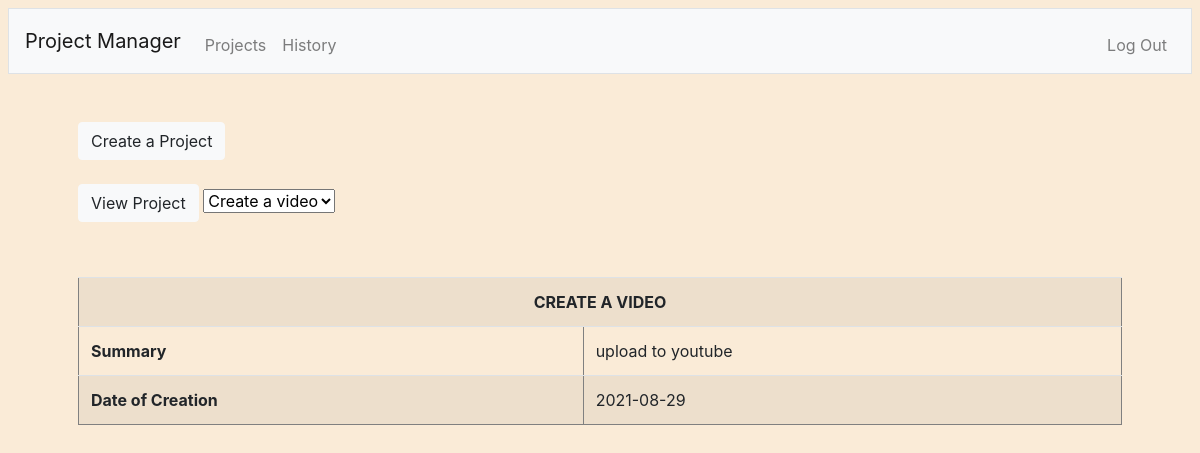
The page / (signed in) on the database its author committed.
### tables this page shows
CREATE TABLE 'projects' ('id' integer PRIMARY KEY AUTOINCREMENT NOT NULL,'title' text, 'summary' text, 'todo_list' text, 'permission_1' text DEFAULT NULL, 'permission_2' text DEFAULT NULL, 'date' date DEFAULT CURRENT_DATE, 'creator_id' text);

### app.py (the view)
@app.route("/", methods=["GET", "POST"])
@login_required
def projects():
    if request.method == "POST":
        if request.form.get("add"):
            return render_template("editor.html")
        elif request.form.get("edit"):
            projects = db.execute("SELECT * FROM projects WHERE title = ?", request.form.get("title"))
            if not projects:
                return apology("Create a project first")
            return render_template("editor2.html", project=projects)
    else:
        current_user = db.execute("SELECT username FROM users WHERE id = ?", session["user_id"])
        projects = db.execute("SELECT * FROM projects WHERE creator_id = ? OR permission_1 = ? OR permission_2 = ? ORDER BY date DESC", session["user_id"], current_user[0]['username'], current_user[0]['username'])
        return render_template("projects.html", projects=projects)

### app.py (called while the page is built)
@app.after_request
def after_request(response):
    response.headers["Cache-Control"] = "no-cache, no-store, must-revalidate"
    response.headers["Expires"] = 0
    response.headers["Pragma"] = "no-cache"
    return response

### helpers.py (called while the page is built)
def login_required(f):
    @wraps(f)
    def decorated_function(*args, **kwargs):
        if session.get("user_id") is None:
            return redirect("/login")
        return f(*args, **kwargs)
    return decorated_function

### templates/projects.html (shortened to what this page needs)
{% extends "layout.html" %}
{% block main %}
        <form action="/" method="post">
            <button type="submit" class="btn btn-light" name="add" value="add">Create a Project</button>
            <br><br>
            <button type="submit" class="btn btn-light" name="edit" value="edit">View Project</button>
            <select name="title" class="form-select form-select-lg mb-3" aria-label=".form-select-lg example">
              {% for project in projects %}
                  <option> {{ project["title"] }} </option>
                {% endfor %}
            </select>
        </form>
    <br><br>
    {% for project in projects %}
        <table class="table table-striped" class="table table-hover" align="center" border="1px solid black">
            <th colspan="2" style="text-align:center; text-transform: uppercase;">{{ project["title"] }}</th>
            <tr>
                <th>Summary</th>
                <td>{{ project["summary"] }}</td>
            </tr>
            <tr>
                <th>Date of Creation</th>
                <td>{{ project["date"] }}</td>
            </tr>
        </table>
        <br>
    {% endfor %}
{% endblock %}

### static/styles.css (style rules this page uses)
body { background-color:antiquewhite; padding: 8px; }

### rows shown on the page
projects: title "CREATE A VIDEO", summary "upload to youtube", date "2021-08-29"

### other values the page prints
form field title "Create a video"
